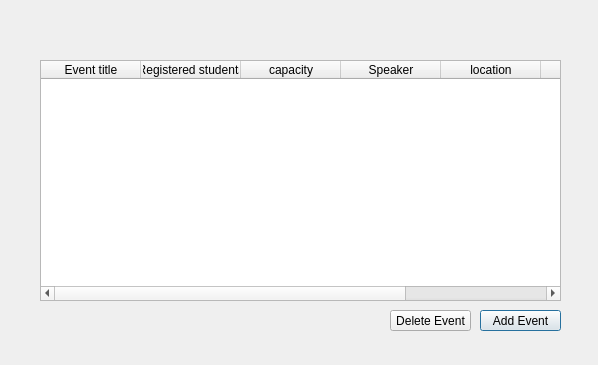
<?xml version="1.0" encoding="UTF-8"?>
<ui version="4.0">
 <class>StudentEventView</class>
 <widget class="QDialog" name="StudentEventView">
  <property name="geometry">
   <rect>
    <x>0</x>
    <y>0</y>
    <width>598</width>
    <height>365</height>
   </rect>
  </property>
  <property name="windowTitle">
   <string>Dialog</string>
  </property>
  <widget class="QTableWidget" name="StEvents_TableWidget">
   <property name="geometry">
    <rect>
     <x>40</x>
     <y>60</y>
     <width>521</width>
     <height>241</height>
    </rect>
   </property>
   <column>
    <property name="text">
     <string>Event title</string>
    </property>
   </column>
   <column>
    <property name="text">
     <string>Registered students</string>
    </property>
   </column>
   <column>
    <property name="text">
     <string>capacity</string>
    </property>
   </column>
   <column>
    <property name="text">
     <string>Speaker</string>
    </property>
   </column>
   <column>
    <property name="text">
     <string>location</string>
    </property>
   </column>
   <column>
    <property name="text">
     <string>Date</string>
    </property>
   </column>
   <column>
    <property name="text">
     <string>Time</string>
    </property>
   </column>
  </widget>
  <widget class="QPushButton" name="StAddEvent_Button">
   <property name="geometry">
    <rect>
     <x>480</x>
     <y>310</y>
     <width>81</width>
     <height>21</height>
    </rect>
   </property>
   <property name="text">
    <string>Add Event</string>
   </property>
  </widget>
  <widget class="QPushButton" name="StDeleteEvent_Button">
   <property name="geometry">
    <rect>
     <x>390</x>
     <y>310</y>
     <width>81</width>
     <height>21</height>
    </rect>
   </property>
   <property name="text">
    <string>Delete Event</string>
   </property>
  </widget>
 </widget>
 <resources/>
 <connections/>
</ui>
